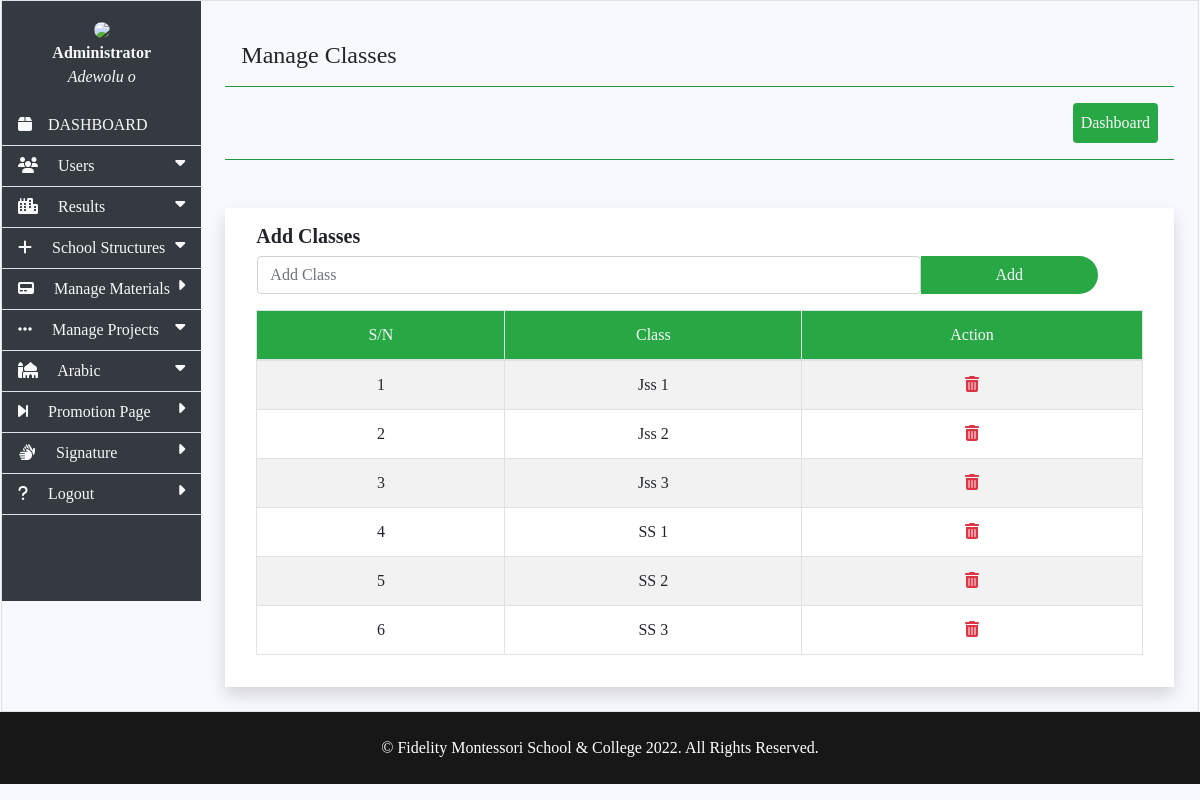
The page /admin/classes.php (signed in) on the database its author committed.
### tables this page shows
CREATE TABLE `register` (
  `id` int(10) NOT NULL,
  `name` varchar(255) NOT NULL,
  `gender` varchar(255) NOT NULL,
  `code` varchar(255) NOT NULL,
  `class` int(10) NOT NULL,
  `arabic_class` int(10) NOT NULL,
  `session` int(10) NOT NULL,
  `dob` varchar(255) NOT NULL,
  `parent` int(11) NOT NULL,
  `job` varchar(255) NOT NULL,
  `email` varchar(255) NOT NULL,
  `phone` varchar(255) NOT NULL,
  `address` text NOT NULL,
  `date` varchar(255) NOT NULL,
  `username` varchar(255) NOT NULL,
  `password` varchar(255) NOT NULL,
  `level` int(11) NOT NULL DEFAULT 0,
  `status` int(11) NOT NULL DEFAULT 0,
  `signature` varchar(255) NOT NULL,
  `image` varchar(255) NOT NULL
);

CREATE TABLE `class` (
  `id` int(10) NOT NULL,
  `class` varchar(255) NOT NULL
);

### admin/inc/session.php (called while the page is built, shortened)
<?php
  include('inc/config.php');
    $user_check = $_SESSION['id'];
    $ses_sql = mysqli_query($connect, "SELECT * FROM register WHERE id = '$user_check' && level = 4 ");
?>

### admin/classes.php (the view, shortened to what this page needs)
<?php
		include 'inc/session.php';
		 ?>
<!DOCTYPE html>
<html>
<head>
	<?php include 'inc/link.php'; ?>
</head>
<body>
	         <div class=" pl-3 pr-3">
            <div class="row border">
           <?php include 'inc/sidebar.php'; ?>
           <div class="col-md-10 p-4">
           		<h4 class="ml-3 mt-3">Manage Classes</h4>
           	<?php
           		include 'inc/hr.php';
           	 ?>
           		<div class="mt-5 bg-white shadow p-3">
           			<div class="col-md-12 m-auto">
                  <form method="post" enctype="multipart/form-data">
                    <h5 class="font-weight-bold">Add Classes</h5>
                    <div class="form-group mt-2 row pl-3 pr-3">
                      <input type="text" required="required" name="class" class="form-control w-75" placeholder="Add Class">
                      <input type="submit" name="submit" class="bg-success border-0 text-light outline" style="border-radius: 0px 20px 20px 0px; width: 20%" value="Add">
                    </div>
                  </form>
           				<table class="table table-striped table-bordered text-center">
           					<thead class="bg-success text-light">
           						<tr>
           							<td class="">S/N</td>
           							<td class="">Class</td>
           							<td class="">Action</td>
           						</tr>
           					</thead>
           					<tbody>
           						<?php
           							$sel = "SELECT * FROM class";
									$selt = mysqli_query($connect, $sel);
									$n = 1;
									while ($rw = mysqli_fetch_array($selt)) {
           						 ?>
           						<tr>
           							<td class=""><?php echo $n++; ?></td>
           							<td class=""><?php echo $rw['class']; ?></td>
           							<td class=""><span title="Delete" id="del<?php echo $rw['id']; ?>" class="fas fa-trash-alt text-danger pointer"></span></td>
           						</tr>
           					<?php } ?>
           					</tbody>
           				</table>
           			</div>
           		</div>
           </div>
      </div>
   </div>
</body>
</html>
    <?php include '../inc/footer.php'; ?>

### admin/inc/sidebar.php (shortened to what this page needs)
							<div class="col-md-2 bg-dark p-0 " style="" id="left_side">
								<div class="nav-link p-3 text-center">
									<img src="../images/fidelity logo.jpg" class="w-50 round" style="border-radius: 50%"><br>
									<b class="text-light">Administrator</b><br>
									<i class="text-light">
									<?php
											foreach($ses_sql as $person){
												echo $person['name'];
											}
									?>
									</i>
								</div>
								<a  href="index"  class="nav-link border-bottom text-light" title="Dashboard">
									<b class="fas fa-box text-light mr-3"></b>DASHBOARD
								</a>
<div id="members" class="nav-link border-bottom text-light pointer" title="All Users">
		<b class="fas fa-users mr-3"></b>
			Users
		<b class="fas fa-caret-down text-light float-right"></b>
</div>
<div id="result_show" class="nav-link border-bottom text-light pointer result_show" title="Insert, View and Edit Results">
		<b class="fas fa-city mr-3"></b>
			Results
		<b class="fas fa-caret-down text-light float-right"></b>
</div>
							<div id="" class="nav-link border-bottom text-light pointer posts" title="Manage terms, class and session">
								<b class="fas fa-plus mr-3"></b>
								School Structures
								<b class="fas fa-caret-down text-light float-right"></b>
		</div>
							<a href="materials" title="Manage Course Materials" class="nav-link border-bottom text-light">
								<b class="fas fa-pager mr-3"></b>
								Manage Materials
								<b class="fas fa-caret-right float-right"></b>
							</a>
				<div id="" class="nav-link border-bottom text-light pointer page" title="Create and view Submitted projects">
					<b class="fas fa-ellipsis-h mr-3"></b>
					Manage Projects
					<b class="fas fa-caret-down text-light float-right"></b>
				</div>
<div class="nav-link border-bottom text-light pointer" id="tap"  title="Arabic Department">
	<b class="fas fa-mosque mr-3"></b>
		Arabic
	<b class="fas fa-caret-down text-light float-right"></b>
</div>
		<a href="promotion" class="nav-link border-bottom text-light" title="Promotion Page">
			<b class="fas fa-step-forward mr-3"></b>
				Promotion Page
			<b class="fas fa-caret-right text-light float-right"></b>
		</a>
		<a href="signature" class="nav-link border-bottom text-light" title="Signature">
			<b class="fas fa-sign-language mr-3"></b>
				Signature
			<b class="fas fa-caret-right text-light float-right"></b>
		</a>
								<a href="logout" class="nav-link border-bottom text-light" title="Logout">
									<b class="fas fa-question mr-3"></b>
										Logout
									<b class="fas fa-caret-right text-light float-right"></b>
								</a>
							</div>

### css/styles.css (style rules this page uses)
* { font-family: calibri; scroll-behavior: smooth; }
.outline { outline: none; }
body { background-color: ghostwhite; }
.pointer { cursor: pointer; }
#left_side { position: sticky; top: 0; overflow-y: scroll; left: 0; height: 600px }

### rows shown on the page
register: name "Adewolu o"
class: class "Jss 1"
class: class "Jss 2"
class: class "Jss 3"
class: class "SS 1"
class: class "SS 2"
class: class "SS 3"
